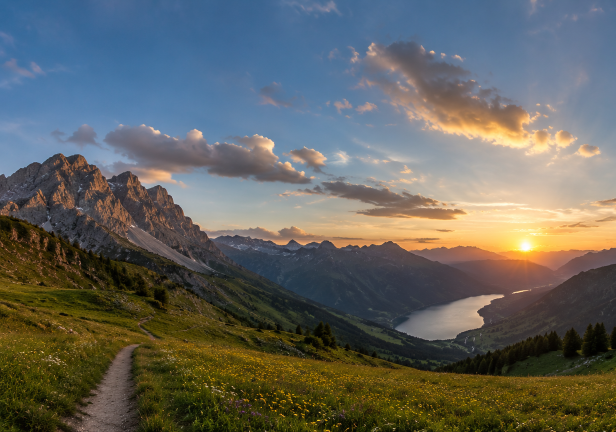
#> input picture images/left.jpg, 1231 x 864 px (shown at 1/2 size)
$ python main.py
#> lines starting #> are read from the running program, lines starting #| are printed output that depends on the picture; after the words box and inside, x2 and y2 are one past the last pixel; in counts of white or black regions, pixels touching at a corner belong together
### src/matcher.py
import cv2
import numpy as np


class FeatureMatcher:

    def __init__(self):

        self.orb = cv2.ORB_create(
            nfeatures=3000
        )

        self.matcher = cv2.BFMatcher(
            cv2.NORM_HAMMING,
            crossCheck=True
        )

    def detect_and_describe(self, image):

        gray = cv2.cvtColor(
            image,
            cv2.COLOR_BGR2GRAY
        )

        keypoints, descriptors = self.orb.detectAndCompute(
            gray,
            None
        )

        return keypoints, descriptors

    def match(self, imageA, imageB):

        kpA, desA = self.detect_and_describe(
            imageA
        )

        kpB, desB = self.detect_and_describe(
            imageB
        )

        if desA is None or desB is None:
            return None

        matches = self.matcher.match(
            desA,
            desB
        )

        matches = sorted(
            matches,
            key=lambda x: x.distance
        )

        if len(matches) < 10:
            return None

        ptsA = np.float32(
            [
                kpA[m.queryIdx].pt
                for m in matches
            ]
        ).reshape(-1,1,2)

        ptsB = np.float32(
            [
                kpB[m.trainIdx].pt
                for m in matches
            ]
        ).reshape(-1,1,2)

        H, mask = cv2.findHomography(
            ptsB,
            ptsA,
            cv2.RANSAC,
            5.0
        )

        if H is None:
            return None

        return {
            "homography": H,
            "matches": matches,
            "kpA": kpA,
            "kpB": kpB
        }

### src/visualize.py
import cv2


def draw_matches(
    imageA,
    imageB,
    matcher_result
):

    kpA = matcher_result["kpA"]

    kpB = matcher_result["kpB"]

    matches = matcher_result["matches"][:50]


    output = cv2.drawMatches(

        imageA,

        kpA,

        imageB,

        kpB,

        matches,

        None,

        flags=cv2.DrawMatchesFlags_NOT_DRAW_SINGLE_POINTS

    )


    return output

### src/stitcher.py
import cv2
import numpy as np

from matcher import FeatureMatcher


class PanoramaStitcher:

    def __init__(self):

        self.matcher = FeatureMatcher()


    def stitch(self, left, right):

        result = self.matcher.match(
            left,
            right
        )

        if result is None:

            return None


        H = result["homography"]


        h_left, w_left = left.shape[:2]
        h_right, w_right = right.shape[:2]


        panorama = cv2.warpPerspective(

            right,

            H,

            (
                w_left + w_right,
                max(h_left, h_right)
            )

        )


        panorama[
            0:h_left,
            0:w_left
        ] = left


        panorama = self.crop_black(
            panorama
        )


        return panorama


    def crop_black(self, image):

        gray = cv2.cvtColor(
            image,
            cv2.COLOR_BGR2GRAY
        )


        _, thresh = cv2.threshold(

            gray,

            1,

            255,

            cv2.THRESH_BINARY

        )


        contours, _ = cv2.findContours(

            thresh,

            cv2.RETR_EXTERNAL,

            cv2.CHAIN_APPROX_SIMPLE

        )


        if len(contours) == 0:

            return image


        largest = max(

            contours,

            key=cv2.contourArea

        )


        x, y, w, h = cv2.boundingRect(
            largest
        )


        return image[
            y:y+h,
            x:x+w
        ]

### src/main.py
import cv2

from stitcher import PanoramaStitcher
from matcher import FeatureMatcher
from visualize import draw_matches


LEFT_IMAGE = "../images/left.jpg"
RIGHT_IMAGE = "../images/right.jpg"

OUTPUT = "../outputs/panorama.jpg"
MATCH_OUTPUT = "../outputs/matches.jpg"


def main():


    left = cv2.imread(
        LEFT_IMAGE
    )
#> left is the input picture: shape (864, 1231, 3); mean B, G, R 94.9, 100.2, 99.2


    right = cv2.imread(
        RIGHT_IMAGE
    )
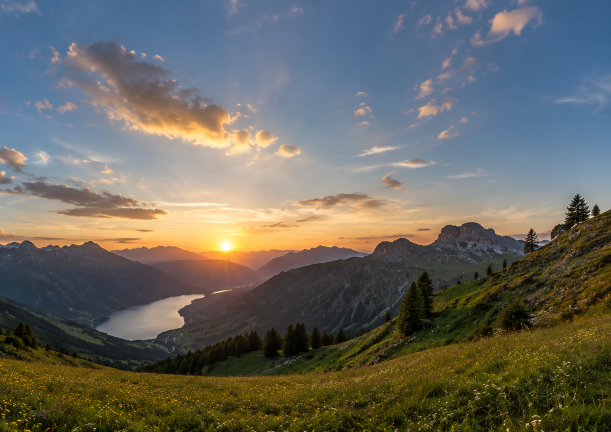
#> input picture images/right.jpg, 1222 x 864 px (shown at 1/2 size)
#> right is the input picture: shape (864, 1222, 3); mean B, G, R 96, 104.1, 105.1


    if left is None or right is None:

        print(
            "Images not found"
        )

        return


    matcher = FeatureMatcher()


    match_result = matcher.match(
        left,
        right
    )
#> in detect_and_describe, `gray = cv2.cvtColor( image, cv2.COLOR_BGR2GRAY )`:
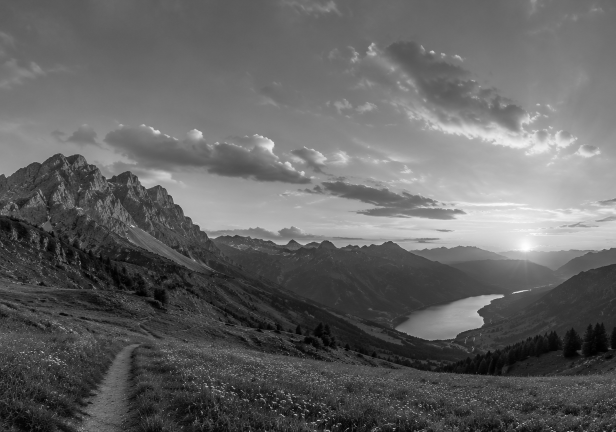
#> gray: shape (864, 1231) (shown at 1/2 size); min 0, max 255, mean 99.3
#> in detect_and_describe, `keypoints, descriptors = self.orb.detectAndCompute( gray, None )`: keypoints = 3000 keypoints; strongest (x, y, size): (551, 821, 31), (582, 804, 31), (638, 824, 31), (541, 814, 31)
#> in match, `kpA, desA = self.detect_and_describe( imageA )`: kpA has the same summary as keypoints in detect_and_describe
#> in detect_and_describe (call 2), `gray = cv2.cvtColor( image, cv2.COLOR_BGR2GRAY )`:
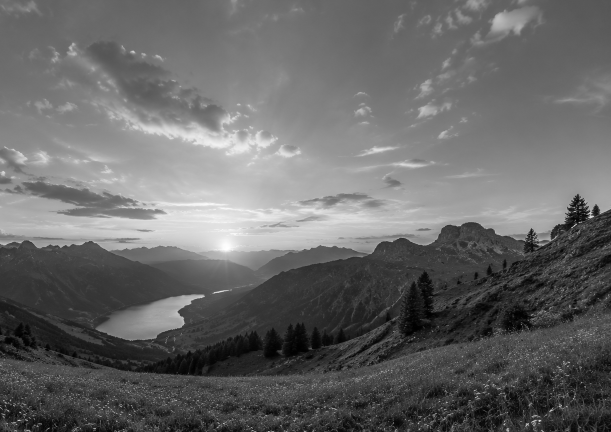
#> gray: shape (864, 1222) (shown at 1/2 size); min 0, max 255, mean 103.5
#> in detect_and_describe (call 2), `keypoints, descriptors = self.orb.detectAndCompute( gray, None )`: keypoints = 2996 keypoints; strongest (x, y, size): (1152, 448, 31), (1183, 424, 31), (1144, 454, 31), (1176, 434, 31)
#> in match, `kpB, desB = self.detect_and_describe( imageB )`: kpB has the same summary as keypoints in detect_and_describe
#> in match, `matches = self.matcher.match( desA, desB )`: matches = 1106 matches
#> in match, `ptsA = np.float32( [ kpA[m.queryIdx].pt for m in matches ] ).reshape(-..`: ptsA = 1106 rows, first 8: [937, 788], [865, 101], [1061, 579], [867, 104], [997, 814], [1027, 585], [1025, 586], [1007, 592]
#> in match, `ptsB = np.float32( [ kpB[m.trainIdx].pt for m in matches ] ).reshape(-..`: ptsB = 1106 rows, first 8: [338, 788], [266, 101], [462, 579], [268, 104], [398, 814], [428, 585], [426, 586], [408, 592]
#> in match, `H, mask = cv2.findHomography( ptsB, ptsA, cv2.RANSAC, 5.0 )`: H = [[0.999, 0.000185, 599.3], [-0.001, 1, 0.011], [-1.45e-06, 8.1e-07, 1]]; mask = 1106 values, max 1 at index 0, min 0 at index 619, mean 0.599
#> match_result = 4 items


    if match_result is None:

        print(
            "No enough matches"
        )

        return


    matches_image = draw_matches(

        left,

        right,

        match_result

    )
#> in draw_matches, `kpA = matcher_result["kpA"]`: kpA = 3000 keypoints; strongest (x, y, size): (551, 821, 31), (582, 804, 31), (638, 824, 31), (541, 814, 31)
#> in draw_matches, `kpB = matcher_result["kpB"]`: kpB has the same summary as keypoints in detect_and_describe
#> in draw_matches, `matches = matcher_result["matches"][:50]`: matches = 50 matches
#> in draw_matches, `output = cv2.drawMatches(  imageA,  kpA,  imageB,  kpB,  matches,  Non..`:
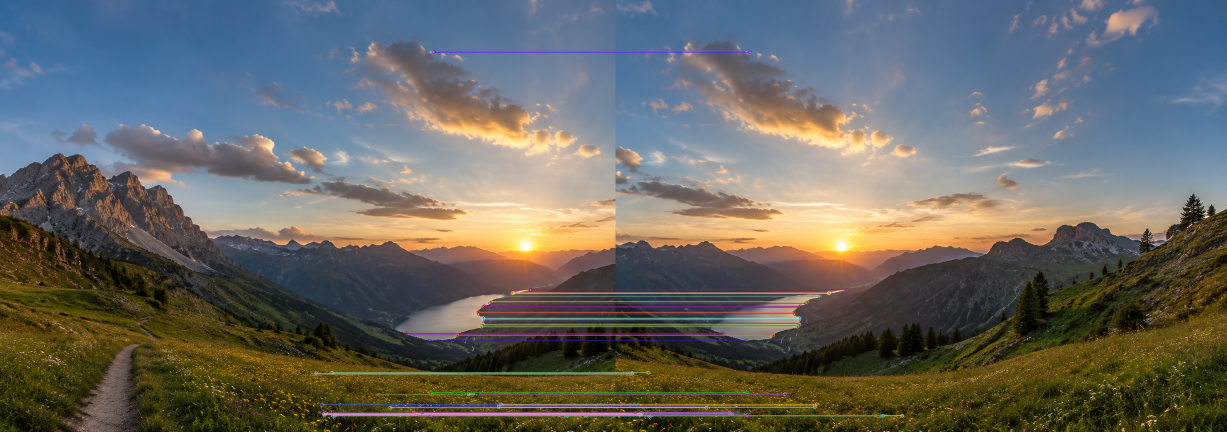
#> output: shape (864, 2453, 3) (shown at 1/2 size); mean B, G, R 96.9, 103.1, 103.4


    cv2.imwrite(

        MATCH_OUTPUT,

        matches_image

    )


    stitcher = PanoramaStitcher()


    panorama = stitcher.stitch(

        left,

        right

    )
#> in detect_and_describe (call 3), `keypoints, descriptors = self.orb.detectAndCompute( gray, None )`: keypoints has the same summary as kpA in draw_matches
#> in stitch, `result = self.matcher.match( left, right )`: result = 4 items
#> in crop_black, `gray = cv2.cvtColor( image, cv2.COLOR_BGR2GRAY )`:
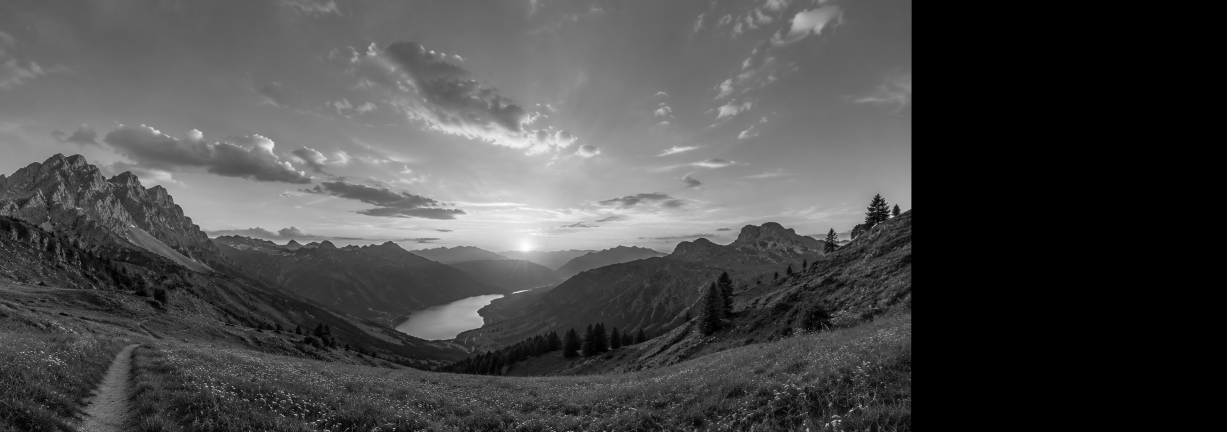
#> gray: shape (864, 2453) (shown at 1/2 size); min 0, max 255, mean 72.7
#> in crop_black, `_, thresh = cv2.threshold(  gray,  1,  255,  cv2.THRESH_BINARY  )`:
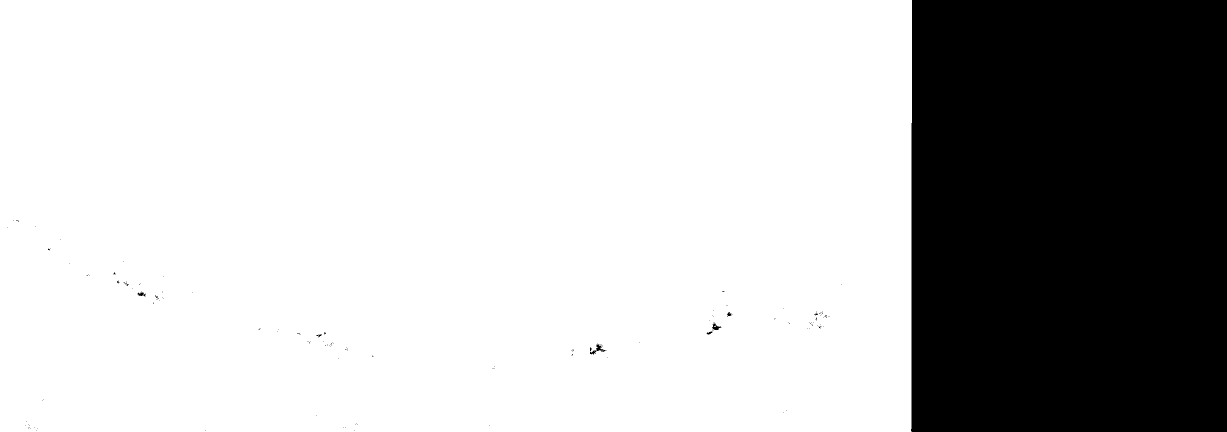
#> thresh: shape (864, 2453) (shown at 1/2 size); 74.3% white; 156 black regions (149 under 20 px)
#> in crop_black, `contours, _ = cv2.findContours(  thresh,  cv2.RETR_EXTERNAL,  cv2.CHAI..`: contours = 1 contour; box (x1, y1, x2, y2) and area: (0, 0, 1824, 864) 1572628
#> in crop_black, `largest = max(  contours,  key=cv2.contourArea  )`: largest = contour of 10 points, box (x1, y1, x2, y2) (0, 0, 1824, 864), area 1572628
#> in crop_black, `x, y, w, h = cv2.boundingRect( largest )`: x = 0; w = 1824; h = 864
#> in crop_black, `return image[ y:y+h, x:x+w ]`:
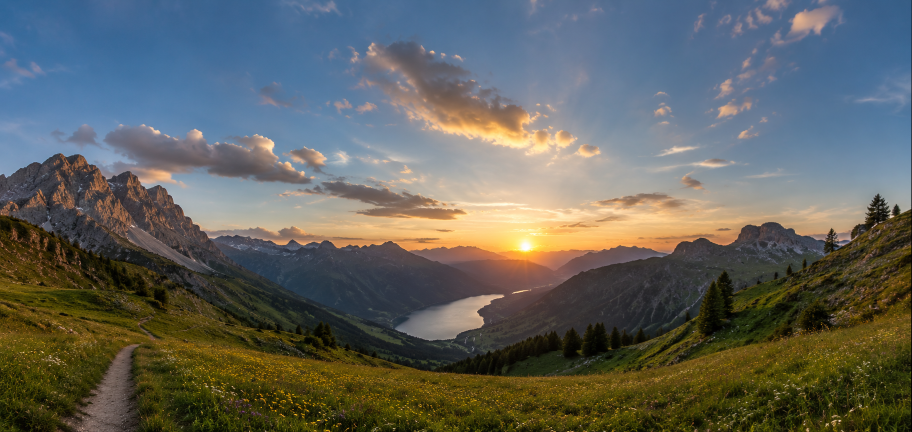
#> returned value: shape (864, 1824, 3) (shown at 1/2 size); mean of channels 0, 1, 2 93.4, 99, 97.1; drawn as B, G, R


    if panorama is None:

        print(
            "Stitching failed"
        )

        return


    cv2.imwrite(

        OUTPUT,

        panorama

    )


    print(
        "Panorama saved:",
        OUTPUT
    )


    print(
        "Matches saved:",
        MATCH_OUTPUT
    )


if __name__ == "__main__":

    main()
